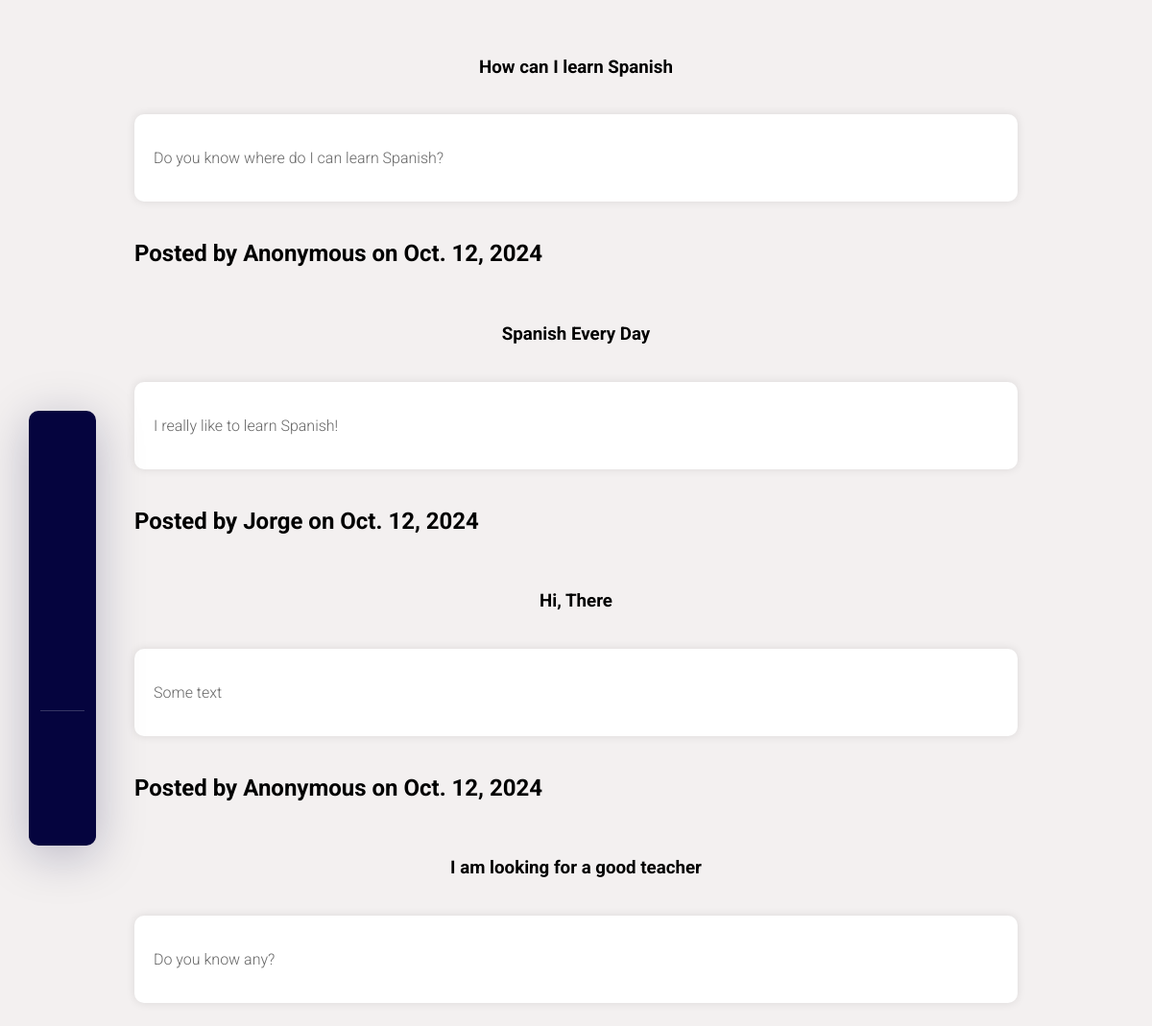
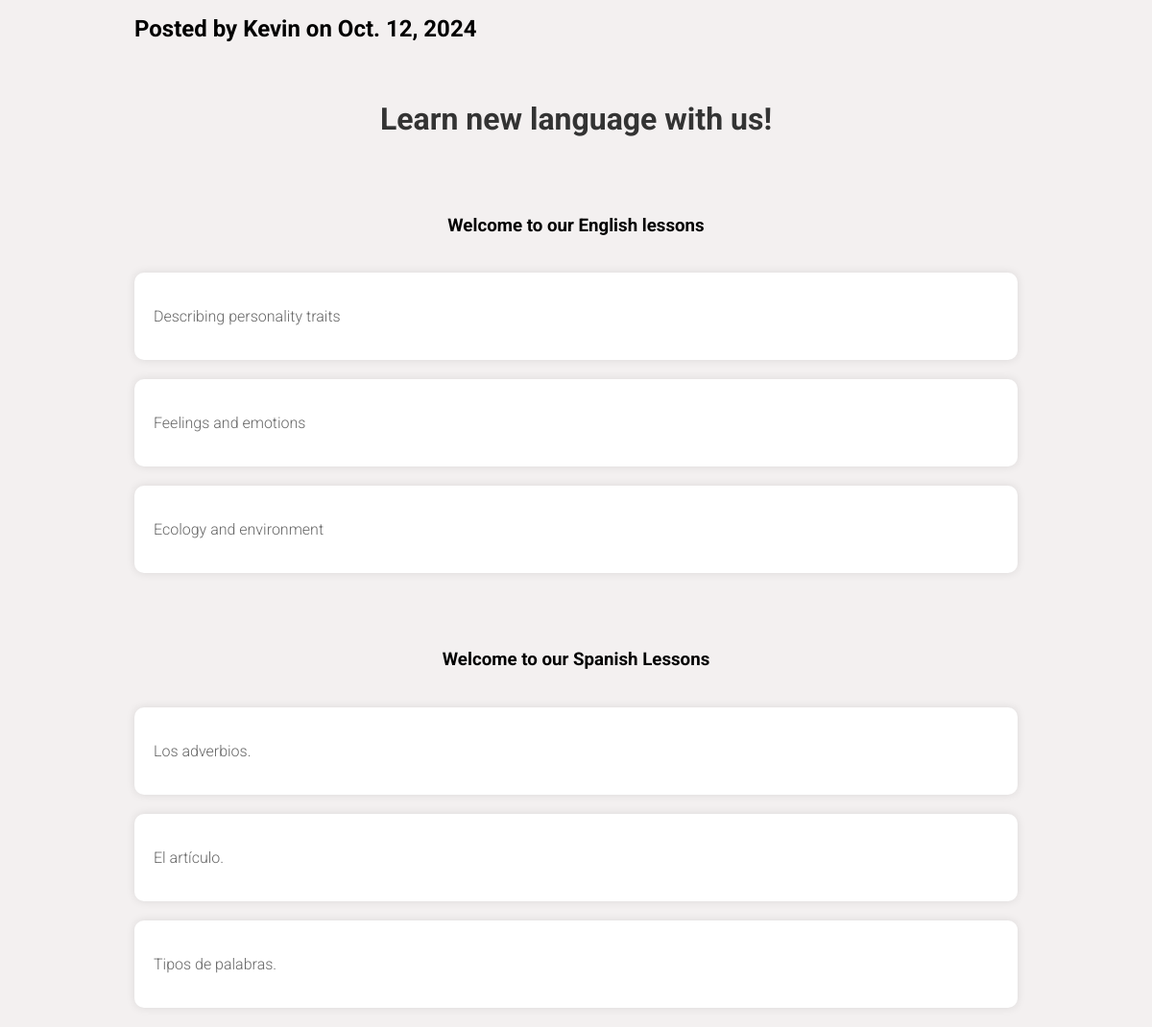
Page /languages/ on the committed database (2 pictures, top to bottom).
### learnBasics/quieroAprender/models.py (models this page shows, shortened)
class Post(models.Model):
    title = models.CharField(max_length=100)
    content = models.TextField()
    date_posted = models.DateField(auto_now_add=True)
    languages = models.CharField(max_length=20, choices=LanguageChoice.choices, default=LanguageChoice.ENGLISH)
    author = models.CharField(max_length=100, default='Anonymous')

### learnBasics/quieroAprender/views.py (the view)
# urls.py: path('languages/', learn_language, name='languages'),
def learn_language(request):
    context = {
        'english': {
            'title': 'Welcome to our English lessons',
            'lessons': {
                'lesson_one': 'Describing personality traits',
                'lesson_two': 'Feelings and emotions',
                'lesson_three': 'Ecology and environment',
            }
        },
        'spanish': {
            'title': 'Welcome to our Spanish Lessons',
            'lessons': {
                'lesson_one': 'Los adverbios.',
                'lesson_two': 'El artículo.',
                'lesson_three': 'Tipos de palabras.',
            }
        },
        'new_posts': Post.objects.all(),
    }
    return render(request, 'languages.html', context)

### learnBasics/quieroAprender/templates/languages.html (shortened to what this page needs)
{% load static %}
<!DOCTYPE html>
<html lang="en">
<head>
    <link rel="stylesheet" href="{% static 'css/styles.css' %}">
</head>
<body>
{% include 'navigation.html' %}
    <div class="container">
        <div class="posts">
            {% for post in new_posts %}
                <h3>{{ post.title }}</h3>
                <div class="post">
                <p>{{ post.content }}</p>
                </div>
                <h2>Posted by {{ post.author }} on {{ post.date_posted }}</h2>
            {% endfor %}
        </div>
    </div>
    <h1>Learn new language with us!</h1>
    <div class="container">
        <div class="posts">
            <h3>{{ english.title }}</h3>
            {% for key, lesson in english.lessons.items %}
                <div class="post">
                <p>{{ lesson }}</p>
                </div>
            {% endfor %}
        </div>
    </div>
    <div class="container">
        <div class="posts">
            <h3>{{ spanish.title }}</h3>
            {% for key, lesson in spanish.lessons.items %}
                <div class="post">
                <p>{{ lesson }}</p>
                </div>
            {% endfor %}
        </div>
    </div>
</body>
</html>

### templates/navigation.html (shortened to what this page needs)
<ul class="menu">
    <li class="menu-item">
        <a href="{% url 'home' %}" class="menu-link">
        </a>
    </li>
    <li class="menu-item">
        <a href="{% url 'languages' %}" class="menu-link">
        </a>
    </li>
    <li class="menu-item">
        <a href="{% url 'add-post' %}" class="menu-link">
        </a>
    </li>
    <li class="menu-item">
        <a href="#" class="menu-link">
        </a>
    </li>
    <li class="menu-item">
        <a href="#" class="menu-link">
        </a>
    </li>
    <li class="menu-item">
        <a href="#" class="menu-link">
        </a>
    </li>
    <li class="menu-item">
        <a href="#" class="menu-link">
        </a>
    </li>
</ul>

### staticfiles/css/posts.css (style rules this page uses)
body { font-family: "Roboto", sans-serif; font-weight: 300; font-style: normal; background-color: #f3f0f0; margin: 0; padding: 0; }
.container { width: 80%; margin: 0 auto; padding: 20px; }
h1 { text-align: center; color: #333; }
.posts { margin-top: 20px; display: flex; flex-direction: column; gap: 20px; }
.post { padding: 20px; border-radius: 10px; background-color: #ffffff; box-shadow: 0 0 10px rgba(0, 0, 0, 0.1); }
.post p { color: #666; }

### staticfiles/css/nav.css (style rules this page uses)
*, *:after, *:before { box-sizing: border-box; }
ul.menu { position: fixed; font-family: "Roboto", sans-serif; font-weight: 300; font-style: normal; left: 30px; top: 20%; list-style: none; margin: 0; width: 70px; padding: 0; margin-right: auto; background-color: #05043e; display: flex; flex-direction: column; justify-content: space-between; padding: 0.75rem; border-radius: 10px; box-shadow: 0 10px 50px 0 rgba(5, 4, 62, 0.25); }
ul.menu li.menu-item:nth-child(6) { margin-top: 5rem; padding-top: 1.25rem; border-top: 1px solid #363664; }
ul.menu li.menu-item + li.menu-item { margin-top: 0.75rem; }
ul.menu a.menu-link { color: #FFF; text-decoration: none; display: flex; align-items: center; justify-content: center; width: 3rem; height: 3rem; border-radius: 8px; position: relative; }

### staticfiles/css/froms.css (style rules this page uses)
h3 { text-align: center; }

### rows in the picture
Post: title "How can I learn Spanish", content "Do you know where do I can learn Spanish?", author "Anonymous", date_posted "Oct. 12, 2024"
Post: title "Spanish Every Day", content "I really like to learn Spanish!", author "Jorge", date_posted "Oct. 12, 2024"
Post: title "Hi, There", content "Some text", author "Anonymous", date_posted "Oct. 12, 2024"
Post: title "I am looking for a good teacher", content "Do you know any?", author "Kevin", date_posted "Oct. 12, 2024"

### other values in the picture
{{ english.title }} "Welcome to our English lessons"
{{ lesson }} "Describing personality traits" "Feelings and emotions" "Ecology and environment"
{{ spanish.title }} "Welcome to our Spanish Lessons"
{{ lesson }} "Los adverbios." "El artículo." "Tipos de palabras."
